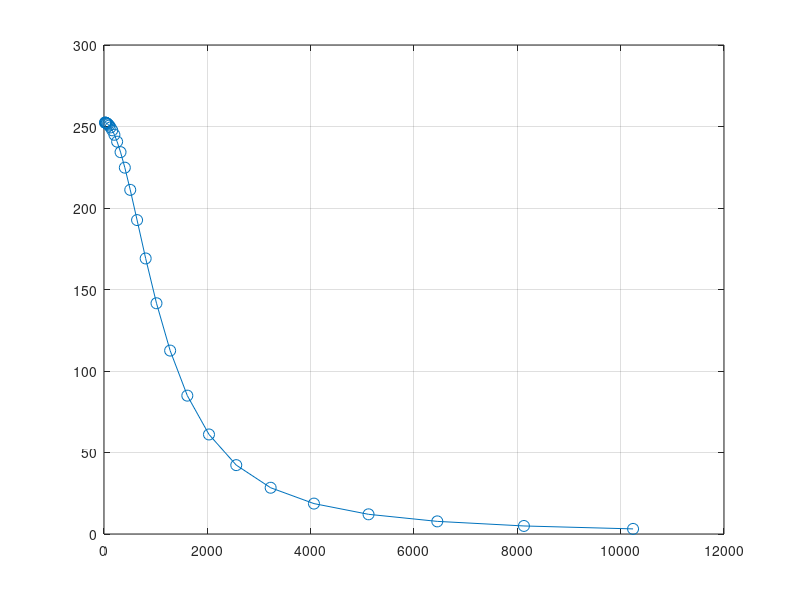

The MATLAB script that drew this image: (Note: this script raises an error after producing the figure.)
clear ;
clc;
close all;
% =========================
%     Octave Frequency
% =========================

nf=28;                             
f=ones(nf,1);
f(1)=20;                            
for i=2:nf
f(i)=f(i-1).*(2.^(1/3));             
end
f_signal = f;
f=f';
f_lr=f.*(2.^(-1/6));
f_up=f.*(2.^(1/6));
delta_f=f_up-f_lr;

% alpha = 0;                             
% M = 1.050354675;         %0.8;             % 0.95; 
% T_infty = 244.7785758;       %264.5762469;     %253.72544;
% u_infty = M*sqrt(1.4*287*T_infty);                     % 264.43           % As per the simulation data
% rho_infty = 0.44783051;       %0.593246144;        %0.503358164;              
% nu = 0.0000351040472;      %0.00002820623496;          %0.00003214958791;
% q = 0.5*rho_infty*u_infty^2;

 alpha = 0;                             
M = 1.34; 
T_infty = 219.1693957;
u_infty = M*sqrt(1.4*287*T_infty);                     % 264.43           % As per the simulation data
rho_infty = 0.3282247;              
nu = 0.000043732993;
q = 0.5*rho_infty*u_infty^2;
%q = 30000;
F = 1 + 0.13*M^2;


disp("Flow regions that can be solved")
disp("  ")

disp(" 1 --> for Attached flow region ")

disp(" ")


disp(" ");

% -----------------------------------------------------------------
%                      Attached Region
% -----------------------------------------------------------------

xs = 28.3;
Rexs = (u_infty*xs)/nu;
delta_star_a = (0.0371/(Rexs)^(0.2)*((9/7 + 0.475*M^2)/(1 + 0.13*M^2)^0.64))*xs;
omega_a = (2*pi*f*delta_star_a)/u_infty;


C_a = [1;2;3;4;9];
factor = C_a;

%Prms_q_a = 0.010/F;                                                    
Prms_q_a = min(0.026,(0.041/1 + 1.606*M^2));                                                    
P1 = Prms_q_a;

markers = {'o', 's', '^', 'd', 'x', '*'};
colors = lines(length(factor));

figure(1)
% =================================================
%  Power Spectral Density for Expansion Corner
% =================================================
for idx = 1:5
    G(idx,:) = (4*(P1)^2*factor(idx)*(F^(1.433)./(1 + factor(idx)^2*F^(2.867).*omega_a.^2)))*(q^2*delta_star_a/u_infty);
    figure(1)
    %plot(f,G(idx,:),"Color","b","LineWidth",0.7,"Marker","o");
    plot(f, G(idx,:), ...
        'Color', colors(idx,:), ...
        'LineWidth', 0.7, ...
        'Marker', markers{idx}, ...
        'MarkerSize', 8, ...
        'DisplayName', sprintf('Factor = %d', factor(idx)));
    hold on
    grid on
    ax = gca;
    ax.XMinorGrid = "on";
    ax.YMinorGrid = "on";
    ax.XMinorTick = "on";
    ax.YMinorTick = "on";
    ax.TickLength = [0.02 0.01];  % [major minor]
    xlabel("Frequency (in Hz)")
    ylabel("(PSD)")
    title(" Attached flow region")
    legend("C = 1(actual)","C = 2","C = 3","C = 4","C = 9")
    pbaspect([1,1,1]);
    xlim([-1000 12000]);
end


figure(2)
for jdx = 1:5
    PSD = G'; 
    p_ref = 20e-6;                       % Reference sound pressure level (20 µPa)
    %delta_f = delta_f';
    del = delta_f';
    P = PSD.*del;
    SPL(:,jdx) = 10 * log10(P(:,jdx) / p_ref^2);
    OASPL(:,jdx) = 10 * log10(sum(10.^(SPL(:,jdx)./10)))
    semilogx(f,SPL(:,jdx),'Color', colors(jdx,:), ...
        'LineWidth', 0.7, ...
        'Marker', markers{jdx}, ...
        'MarkerSize', 8, ...
        'DisplayName', sprintf('Factor = %d', factor(jdx)))
    hold on
    grid on
    ax = gca;
    ax.XMinorGrid = "on";
    ax.YMinorGrid = "on";
    ax.XMinorTick = "on";
    ax.YMinorTick = "on";
    ax.TickLength = [0.02 0.01];  % [major minor]
    xlabel("Frequency (in Hz)")
    ylabel("SPL (in dB)")
    legend("C = 1(actual)","C = 2","C = 3","C = 4","C = 9","location","northwest")
    title(" Attached flow region")  
end

figure(3)

plot(OASPL,factor,"Marker","o","MarkerFaceColor","r")
grid on
xlabel("OASPL (in dB)")
ylabel("Frequency (in Hz)")
title("Attached flow region")
